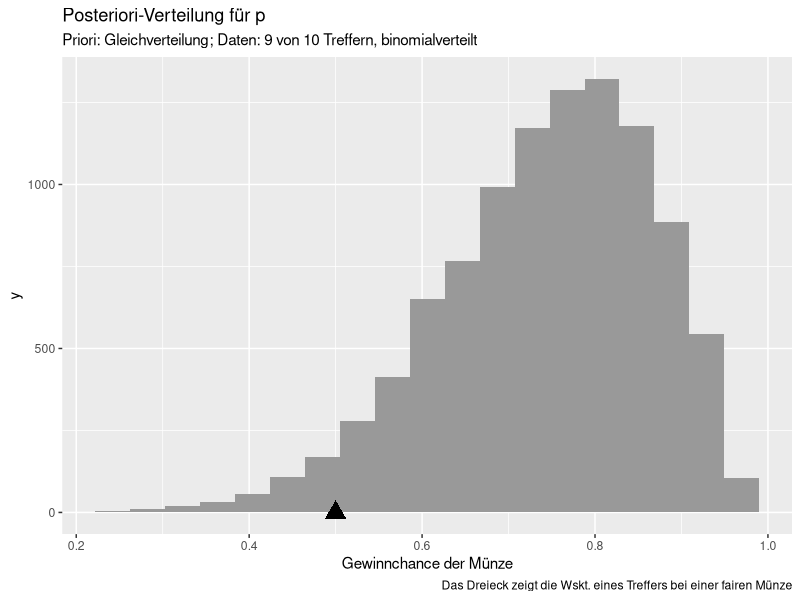
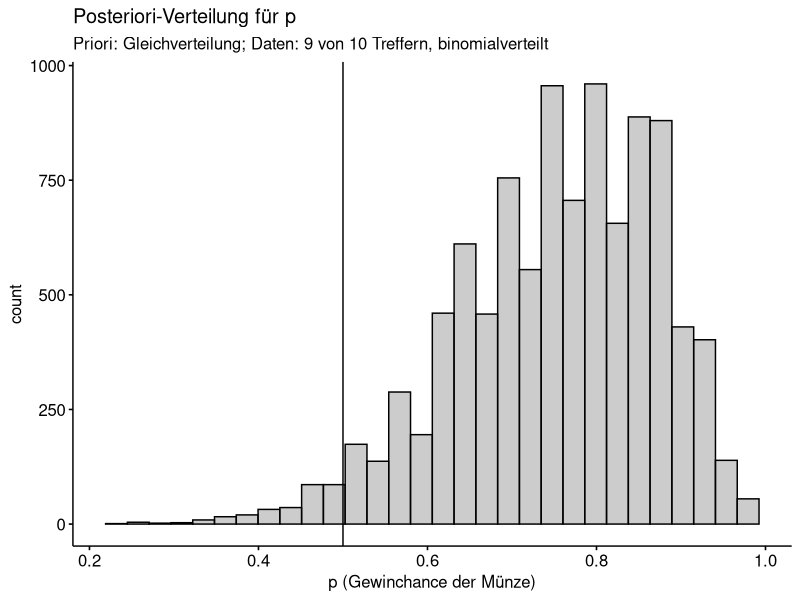
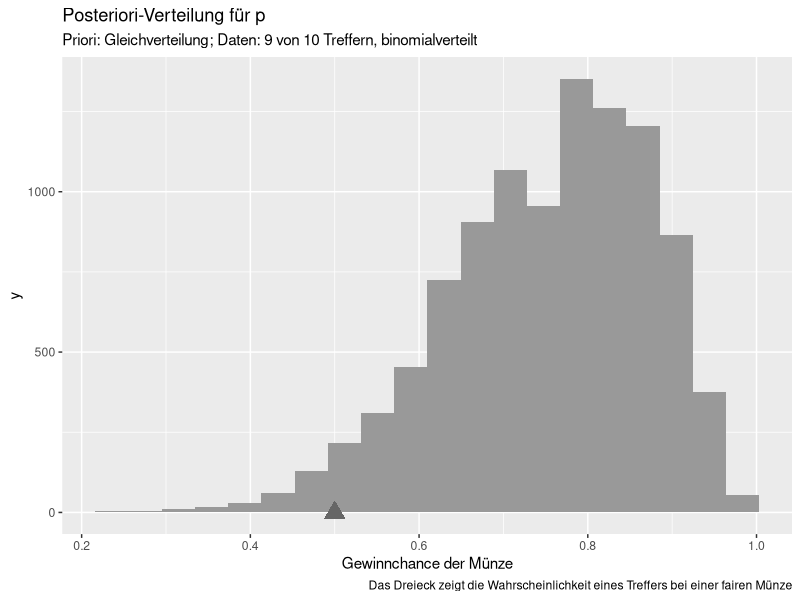

These figures' R source, in order:
## ---- chunk 1
knitr::opts_chunk$set(fig.pos = 'H',
                      fig.asp = 0.618,
                      fig.width = 4,
                      fig.cap = "", 
                      fig.path = "",
                      echo = TRUE,
                      message = FALSE,
                      warning = FALSE,
                      fig.show = "hold")
## ---- chunk 2
library(tidyverse)
## ---- chunk 3
#| echo: false

p_stripro_vert <-
  tibble(
  Trefferzahl = rbinom(n = 1e4, size = 10, prob = 1/2)
) %>% 
  mutate(signifikant = ifelse(Trefferzahl %in% c(9,10), TRUE, FALSE)) %>% 
  ggplot() +
  aes(x = Trefferzahl, fill = signifikant) +
  geom_bar() +
  scale_x_continuous(breaks = 0:10) +
  theme(legend.position = c(0.1, 0.8)) +
  geom_vline(xintercept = 9) +
  labs(title = "Stichprobenverteilung für p=0.5") +
  theme_minimal()
## ---- chunk 4
#| echo: true

# Post-Verteilung:
d_zwielicht <-
  tibble(
    p_grid = seq( from=0 , to=1 , length.out=100),
    prior = 1,  # Priori-Gewichte
    likelihood = dbinom(8, size = 10, prob=p_grid) ,
    unstandardisierte_posterior = likelihood * prior ,
    posterior = unstandardisierte_posterior / sum(unstandardisierte_posterior))


# Stichproben ziehen aus der Posteriori-Verteilung:
samples_zwielicht <- 
  tibble(
    gewinnchance_muenze = sample(
      d_zwielicht$p_grid , 
      prob=d_zwielicht$posterior, 
      size=1e4, 
      replace=TRUE)) %>% 
  mutate(
    id = row_number())
## ---- chunk 5
#| echo: false
#| fig-cap: "Post-Verteilung für den Parameter p zu den Daten des zwielichten Dozenten (9 von 10 Treffern im wiederholten Münzwurf)"
#| label: fig-stiprovert-post-zwielicht



p_samples_zwielicht <- 
samples_zwielicht %>% 
  ggplot() +
  aes(x = gewinnchance_muenze) +
  geom_histogram(fill = "grey60", bins = 20) +
  #geom_vline(xintercept = 0.9) +
  #geom_label(x = 0.8, y= 0, label = "Emp. Ergebnis") +
  labs(title = "Posteriori-Verteilung für p",
       subtitle = "Priori: Gleichverteilung; Daten: 9 von 10 Treffern, binomialverteilt",
       caption = "Das Dreieck zeigt die Wskt. eines Treffers bei einer fairen Münze",
       x = "Gewinnchance der Münze") +
  annotate("point", x = .5, y = 0, size = 5, color = "black", shape = 17)

p_samples_zwielicht
## ---- chunk 6
library(tidyverse)
library(ggpubr)
## ---- chunk 7
d_zwielicht <-
  tibble(
    p_grid = seq( from=0 , to=1 , length.out=100),
    prior = 1,  # Priori-Gewichte
    likelihood = dbinom(8, size = 10, prob=p_grid) ,
    unstandardisierte_posterior = likelihood * prior ,
    posterior = unstandardisierte_posterior / sum(unstandardisierte_posterior))
## ---- chunk 8
samples_zwielicht <- 
  tibble(
    gewinnchance_muenze = sample(
      d_zwielicht$p_grid , 
      prob=d_zwielicht$posterior, 
      size=1e4, 
      replace=TRUE)) %>% 
  mutate(
    id = row_number())

## ---- chunk 9
gghistogram(samples_zwielicht,
            x = "gewinnchance_muenze",
            title = "Posteriori-Verteilung für p",
            subtitle = "Priori: Gleichverteilung; Daten: 9 von 10 Treffern, binomialverteilt",
            xlab = "p (Gewinchance der Münze)",
            fill = "grey60") +
  geom_vline(xintercept = 0.5)

## ---- chunk 10
p_samples_zwielicht <- 
samples_zwielicht %>% 
  ggplot() +
  aes(x = gewinnchance_muenze) +
  geom_histogram(fill = "grey60", bins = 20) +
  #geom_vline(xintercept = 0.9) +
  #geom_label(x = 0.8, y= 0, label = "Emp. Ergebnis") +
  labs(title = "Posteriori-Verteilung für p",
       subtitle = "Priori: Gleichverteilung; Daten: 9 von 10 Treffern, binomialverteilt",
       caption = "Das Dreieck zeigt die Wahrscheinlichkeit eines Treffers bei einer fairen Münze",
       x = "Gewinnchance der Münze") +
  annotate("point", x = .5, y = 0, size = 5, color = "grey40", shape = 17)

p_samples_zwielicht
